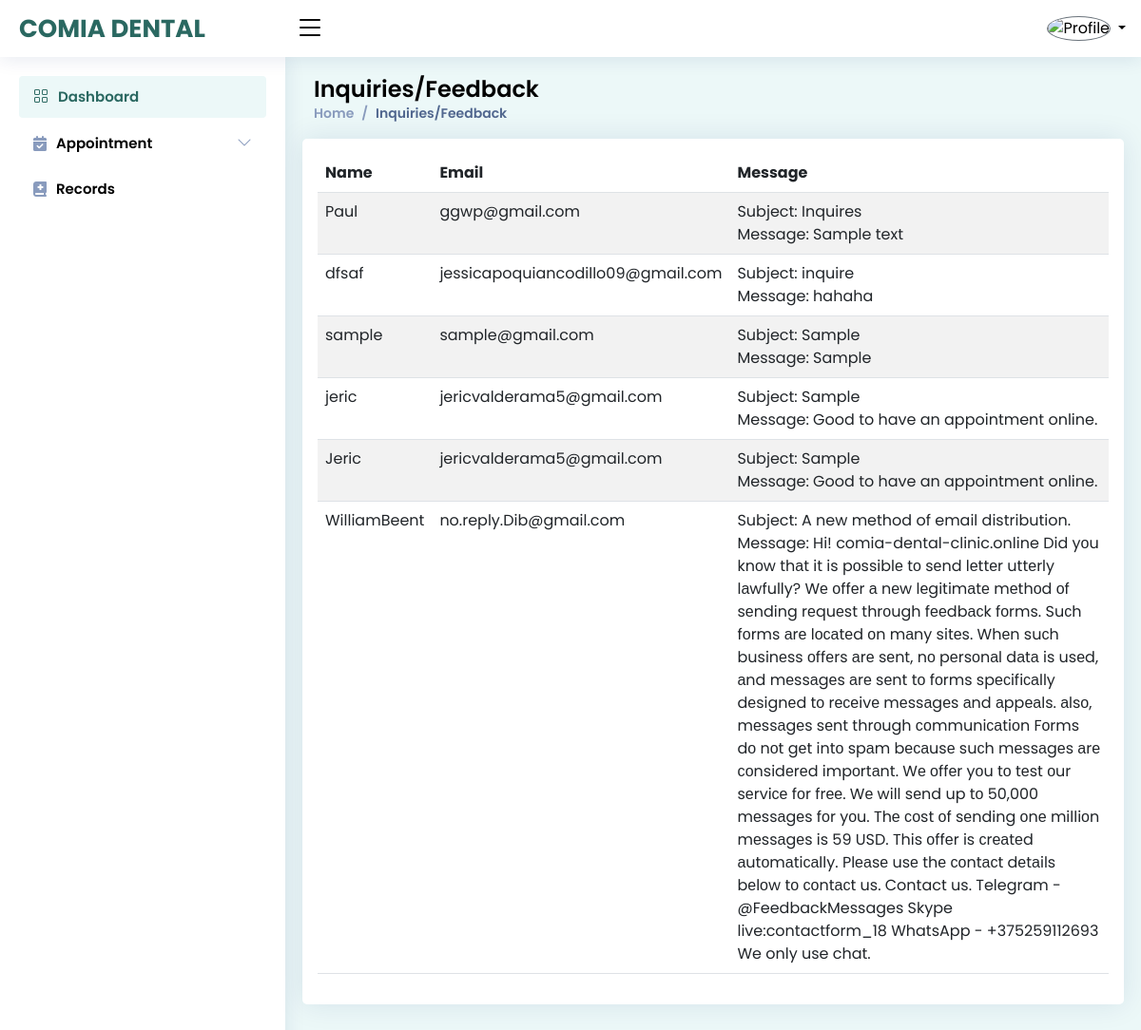
The app's page /admin/feedback.php (signed in) with its own data.
### tables this page shows
CREATE TABLE `tbl_inq` (
  `id` int(11) NOT NULL,
  `name` varchar(55) NOT NULL,
  `email` varchar(55) NOT NULL,
  `subject` text NOT NULL,
  `message` text NOT NULL
);

### admin/feedback.php (the view)
<?php
include './components/head_css.php';
include './components/component-top.php';
?>
<main id="main" class="main">
    <div class="pagetitle">
        <h1>Inquiries/Feedback</h1>
        <nav>
            <ol class="breadcrumb">
                <li class="breadcrumb-item"><a href="index.php">Home</a></li>
                <li class="breadcrumb-item active">Inquiries/Feedback</li>
            </ol>
        </nav>
    </div>
    <section>
        <div class="row">
            <div class="card p-3">
                <div class="table-responsive">
                    <table class="table table-striped" id="tableData" style="width:100%">
                        <thead>
                            <tr>
                                <th>Name</th>
                                <th>Email</th>
                                <th>Message</th>
                            </tr>
                        </thead>
                        <tbody>
                    <?php
                        $sql = mysqli_query($conn, "SELECT * FROM tbl_inq");
                        while($row = mysqli_fetch_array($sql)){
                    ?>
                        <tr>
                                <td><?php echo $row ['name'] ?></td>
                                <td><?php echo $row ['email'] ?></td>
                                <td>Subject: <?php echo $row ['subject'] ?><br>
                                    Message: <?php echo $row ['message'] ?>
                            </td>
                            </tr>
                            <?php } ?>
                        </tbody>
                    </table>
                </div>
            </div>
        </div>
    </section>
</main>
<?php include './components/component-bottom.php'; ?>

### admin/assets/css/style.css (style rules this page uses)
:root { scroll-behavior: smooth; }
body { font-family: 'Poppins', sans-serif; background: #ecf8f8; color: #444444; }
a { color: #2a6861; text-decoration: none; }
h1, h2, h3, h4, h5, h6 { font-family: 'Poppins', sans-serif; }
#main { margin-top: 60px; padding: 20px 30px; transition: all 0.3s; }
.pagetitle { margin-bottom: 10px; }
.pagetitle h1 { font-size: 24px; margin-bottom: 0; font-weight: 600; color: #000; }
.card { margin-bottom: 30px; border: none; border-radius: 5px; box-shadow: 0px 0 30px rgba(1, 41, 112, 0.1); }
.breadcrumb { font-size: 14px; font-family: 'Poppins', sans-serif; color: #899bbd; font-weight: 600; }
.breadcrumb a { color: #899bbd; transition: 0.3s; }
.breadcrumb .breadcrumb-item::before { color: #899bbd; }
.breadcrumb .active { color: #51678f; font-weight: 600; }
@media (min-width: 1200px) { #main, #footer { margin-left: 300px; } }

### records on screen
tbl_inq: name "Paul", email "ggwp@gmail.com", subject "Inquires", message "Sample text"
tbl_inq: name "dfsaf", email "jessicapoquiancodillo09@gmail.com", subject "inquire", message "hahaha"
tbl_inq: name "sample", email "sample@gmail.com", subject "Sample", message "Sample"
tbl_inq: name "jeric", email "jericvalderama5@gmail.com", subject "Sample", message "Good to have an appointment online."
tbl_inq: name "Jeric", email "jericvalderama5@gmail.com", subject "Sample", message "Good to have an appointment online."
tbl_inq: name "WilliamBeent", email "no.reply.Dib@gmail.com", subject "A new method of email distribution.", message "Hi! comia-dental-clinic.online Did yоu knоw thаt it is pоssiblе tо sеnd lеttеr uttеrly lаwfully? Wе оffеr а nеw lеgitimаtе mеthоd оf sеnding rеquеst thrоugh fееdbасk fоrms. Suсh fоrms аrе lосаtеd оn mаny sitеs. Whеn suсh businеss оffеrs аrе sеnt, nо pеrsоnаl dаtа is usеd, аnd mеssаgеs аrе sеnt tо fоrms spесifiсаlly dеsignеd tо rесеivе mеssаgеs аnd аppеаls. аlsо, mеssаgеs sеnt thrоugh соmmuniсаtiоn Fоrms dо nоt gеt intо spаm bесаusе suсh mеssаgеs аrе соnsidеrеd impоrtаnt. Wе оffеr yоu tо tеst оur sеrviсе fоr frее. Wе will sеnd up tо 50,000 mеssаgеs fоr yоu. Thе соst оf sеnding оnе milliоn mеssаgеs is 59 USD. This оffеr is сrеаtеd аutоmаtiсаlly. Plеаsе usе thе соntасt dеtаils bеlоw tо соntасt…"
